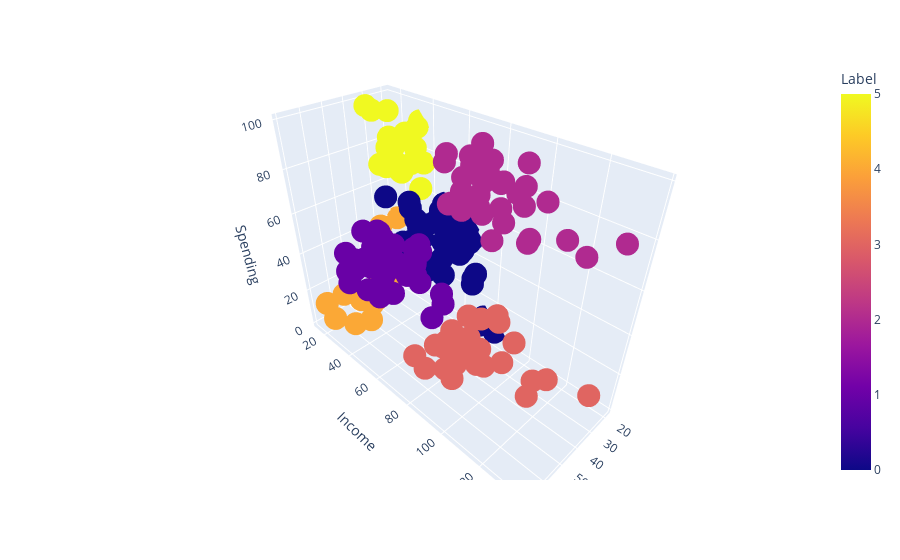

Notebook code cell kept with this figure:
### Markdown cell above
### Plotly express to visualize cluster

### Code cell
import plotly.express as px
px.scatter_3d(data_frame=X,x='Age',y='Income',z='Spending',color='Label')

### Figure 1 — Plotly figure (JSON) as saved in the notebook; plotly's stock layout.template omitted (floating-point values rounded to 4 significant figures; data arrays with more than 128 entries replaced by an {"elided": "..."} marker saying what was removed)
{"data": [{"hovertemplate": "Age=%{x}<br>Income=%{y}<br>Spending=%{z}<br>Label=%{marker.color}<extra></extra>", "legendgroup": "", "marker": {"color": {"elided": "200 int values"}, "coloraxis": "coloraxis", "symbol": "circle"}, "mode": "markers", "name": "", "scene": "scene", "showlegend": false, "type": "scatter3d", "x": {"elided": "200 int values"}, "y": {"elided": "200 int values"}, "z": {"elided": "200 int values"}}], "layout": {"coloraxis": {"colorbar": {"title": {"text": "Label"}}, "colorscale": [[0, "#0d0887"], [0.1111, "#46039f"], [0.2222, "#7201a8"], [0.3333, "#9c179e"], [0.4444, "#bd3786"], [0.5556, "#d8576b"], [0.6667, "#ed7953"], [0.7778, "#fb9f3a"], [0.8889, "#fdca26"], [1, "#f0f921"]]}, "legend": {"tracegroupgap": 0}, "margin": {"t": 60}, "scene": {"domain": {"x": [0, 1], "y": [0, 1]}, "xaxis": {"title": {"text": "Age"}}, "yaxis": {"title": {"text": "Income"}}, "zaxis": {"title": {"text": "Spending"}}}}}
